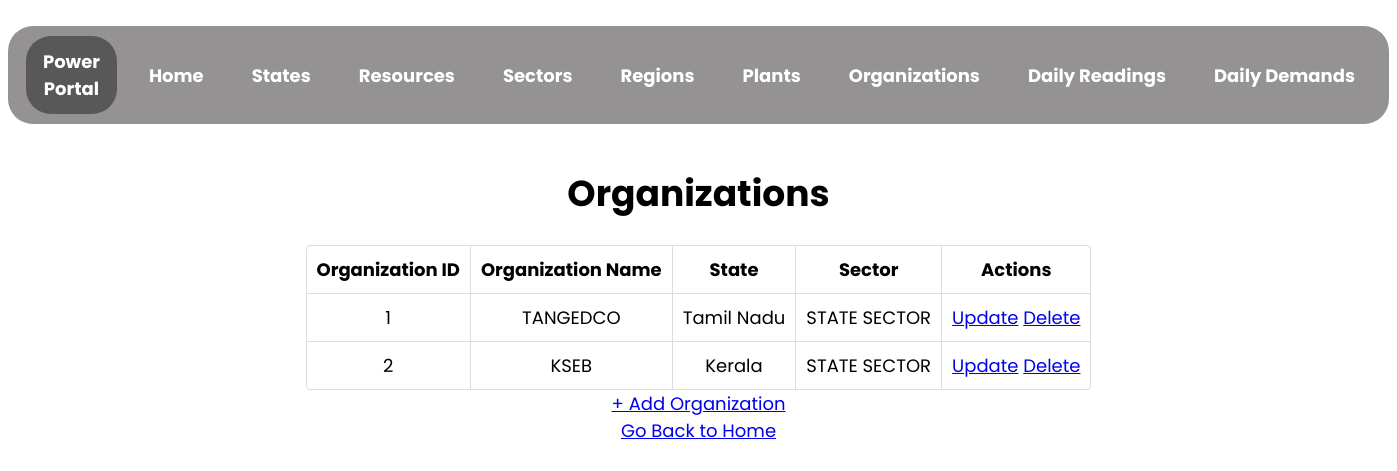
/organization, run on the app's committed database.
### app.py (models this page shows)
class Organizations(db.Model):
    __tablename__ = "organization"
    org_id = db.Column(db.Integer, autoincrement = True, primary_key = True, unique = True, nullable = False)
    org_name = db.Column(db.String, nullable = False, unique = True)
    state_id = db.Column(db.Integer, db.ForeignKey("states.state_id"), nullable = False)
    sector_id = db.Column(db.Integer, db.ForeignKey("sector.sector_id"), nullable = False)

class State(db.Model):
    __tablename__ = "states"
    state_id = db.Column(db.Integer, autoincrement = True, primary_key = True, unique = True, nullable = False)
    state_name = db.Column(db.String, nullable = False, unique = True)
    gdp_state_percapita = db.Column(db.Float)

class Sector(db.Model):
    __tablename__ = "sector"
    sector_id = db.Column(db.Integer, autoincrement = True, primary_key = True, unique = True, nullable = False)
    sector_name = db.Column(db.String, nullable = False, unique = True)

### app.py (the view)
@app.route("/organization", methods = ["GET", "POST"])
def view_organization():
    org_list = Organizations.query.all()
    org_data = []
    for org in org_list:
        data = {
            "org_id": org.org_id,
            "org_name": org.org_name,
            "state": State.query.get(org.state_id),
            "sector": Sector.query.get(org.sector_id)
        }
        org_data.append(data)
    return render_template(
        "view_organization.html",
        org_data = org_data
    )

### templates/view_organization.html (shortened to what this page needs)
<!DOCTYPE html>
<html lang="en">
  <head>
    <link rel="stylesheet" href="../static/assets/view.css">
  </head>
  <body>
    <nav>
      <ul class="menu-bar">
        <div class="logo">
          <a href="/">Power Portal </a>
        </div>
        <li><a href="/">Home</a></li>
        <li><a href="/state">States</a></li>
        <li><a href="/resource">Resources</a></li>
        <li><a href="/sector">Sectors</a></li>
        <li><a href="/region">Regions</a></li>
        <li><a href="/plant">Plants</a></li>
        <li><a href="/organization">Organizations</a></li>
        <li><a href="/daily_reading">Daily Readings</a></li>
        <li><a href="/daily_demand">Daily Demands</a></li>
      </ul>
    </nav>
    <h1 style="text-align: center">Organizations</h1>
    {% if org_data | length == 0 %}
        <p>No Organizations Found! Add the organizations now!</p>
        <a href="/organization/create" type="button">+ Add Organization</a>
    {% else %}
    <table id="organization-detail">
      <thead>
        <th>Organization ID</th>
        <th>Organization Name</th>
        <th>State</th>
        <th>Sector</th>
        <th>Actions</th>
      </thead>
      {% for organization in org_data %}
      <tr>
        <td>{{organization["org_id"]}}</td>
        <td>{{organization["org_name"]}}</td>
        <td>{{(organization["state"]).state_name}}</td>
        <td>{{(organization["sector"]).sector_name}}</td>
        <td>
            <a href="/organization/{{organization['org_id']}}/update" type="button">Update</a>
            <a href="/organization/{{organization['org_id']}}/delete" type="button">Delete</a>
        </td>
      </tr>
      {% endfor %}
    </table>
    <a href="/organization/create" type="button">+ Add Organization</a>
    {% endif %}
    <br>
    <a href="/">Go Back to Home</a>
  </body>
</html>

### static/assets/view.css (style rules this page uses)
html { scroll-behavior: smooth; }
html { background-color: none; position: relative; -webkit-animation-name: animatebottom; -webkit-animation-duration: 1s; animation-name: animatebottom; animation-duration: 1s; }
body { font-family: 'Poppins', sans-serif; text-align: center; font-size: large; }
.logo { border-radius: 25px; height: fit-content; display: inline-flex; background-color: rgba(0,0,0,0.4); -webkit-backdrop-filter: blur(10px); backdrop-filter: blur(10px); align-items: center; vertical-align: middle; padding: 12px 16px; margin: 0 8px; top: 0; color: white; transition: all .2s; }
.logo a { text-decoration: none; color: white; font-weight: bold; }
.menu-bar { border-radius: 25px; height: fit-content; display: inline-flex; background-color: rgb(148, 146, 146); -webkit-backdrop-filter: blur(10px); backdrop-filter: blur(10px); align-items: center; padding: 0 10px; padding-top: 10px; padding-bottom: 10px; top: 0; }
.menu-bar li { list-style: none; color: white; padding: 12px 16px; margin: 0 8px; position: relative; cursor: pointer; white-space: nowrap; transition: all .2s; }
.menu-bar li a { color: white; text-decoration: none; font-weight: bold; }
table { width: fit-content; border: 1px solid #ddd; border-collapse: separate; border-left: 0; border-radius: 4px; border-spacing: 0px; margin-left: auto; margin-right: auto; }
thead { display: table-header-group; vertical-align: middle; border-color: inherit; border-collapse: separate; text-align: center; padding: 10px; }
tr { display: table-row; vertical-align: inherit; border-color: inherit; text-align: center; padding: 10px; }
th, td { padding: 5px 4px 6px 4px; text-align: center; vertical-align: top; border-left: 1px solid #ddd; padding: 10px; }
td { border-top: 1px solid #ddd; }
thead:first-child tr:first-child th:first-child, tbody:first-child tr:first-child td:first-child { border-radius: 4px 0 0 0; }
thead:last-child tr:last-child th:first-child, tbody:last-child tr:last-child td:first-child { border-radius: 0 0 0 4px; }

### data on the page
Organizations: org_id "1", org_name "TANGEDCO"
State: state_name "Tamil Nadu"
Sector: sector_name "STATE SECTOR"
Organizations: org_id "2", org_name "KSEB"
State: state_name "Kerala"
